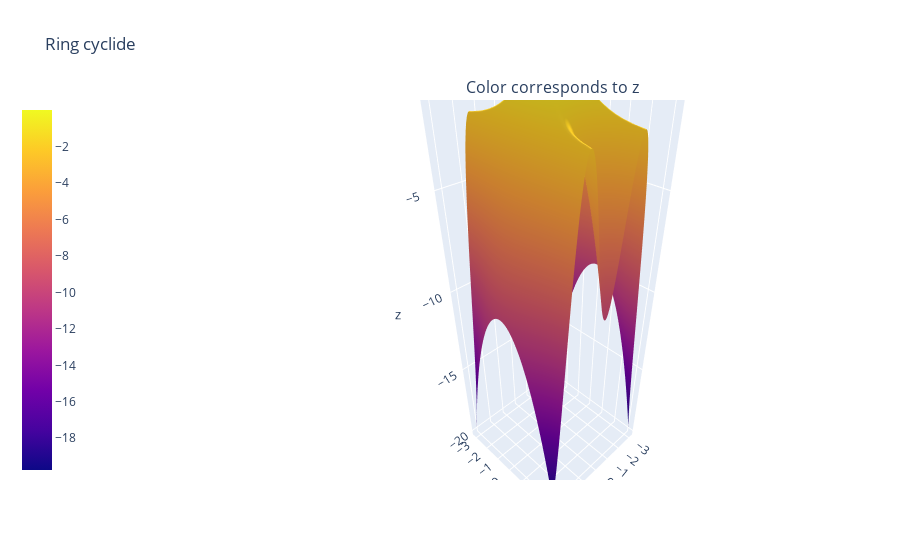

Here is the notebook cell this chart was saved with:
### Code cell
import plotly.graph_objects as go
from plotly.subplots import make_subplots

import numpy as np

u, v = np.mgrid[-1*np.pi:1*np.pi:100j, -1*np.pi:1*np.pi:100j]
x = u
y = v

z = -1 *(np.cos(x)**2) * y**2 - x**2

fig = make_subplots(rows=1, cols=1,
                    specs=[[{'is_3d': True}]],
                    subplot_titles=['Color corresponds to z']
                    )

fig.add_trace(go.Surface(x=x, y=y, z=z, colorbar_x=-0.51), 1, 1)
fig.update_layout(title_text="Ring cyclide")
fig.show()

### Figure 1 — Plotly figure (JSON) as saved in the notebook; plotly's stock layout.template omitted (floating-point values rounded to 4 significant figures; data arrays with more than 128 entries replaced by an {"elided": "..."} marker saying what was removed)
{"data": [{"colorbar": {"x": -0.51}, "scene": "scene", "type": "surface", "x": {"elided": "100x100 float values"}, "y": {"elided": "100x100 float values"}, "z": {"elided": "100x100 float values"}}], "layout": {"annotations": [{"font": {"size": 16}, "showarrow": false, "text": "Color corresponds to z", "x": 0.5, "xanchor": "center", "xref": "paper", "y": 1, "yanchor": "bottom", "yref": "paper"}], "scene": {"domain": {"x": [0, 1], "y": [0, 1]}}, "title": {"text": "Ring cyclide"}}}
